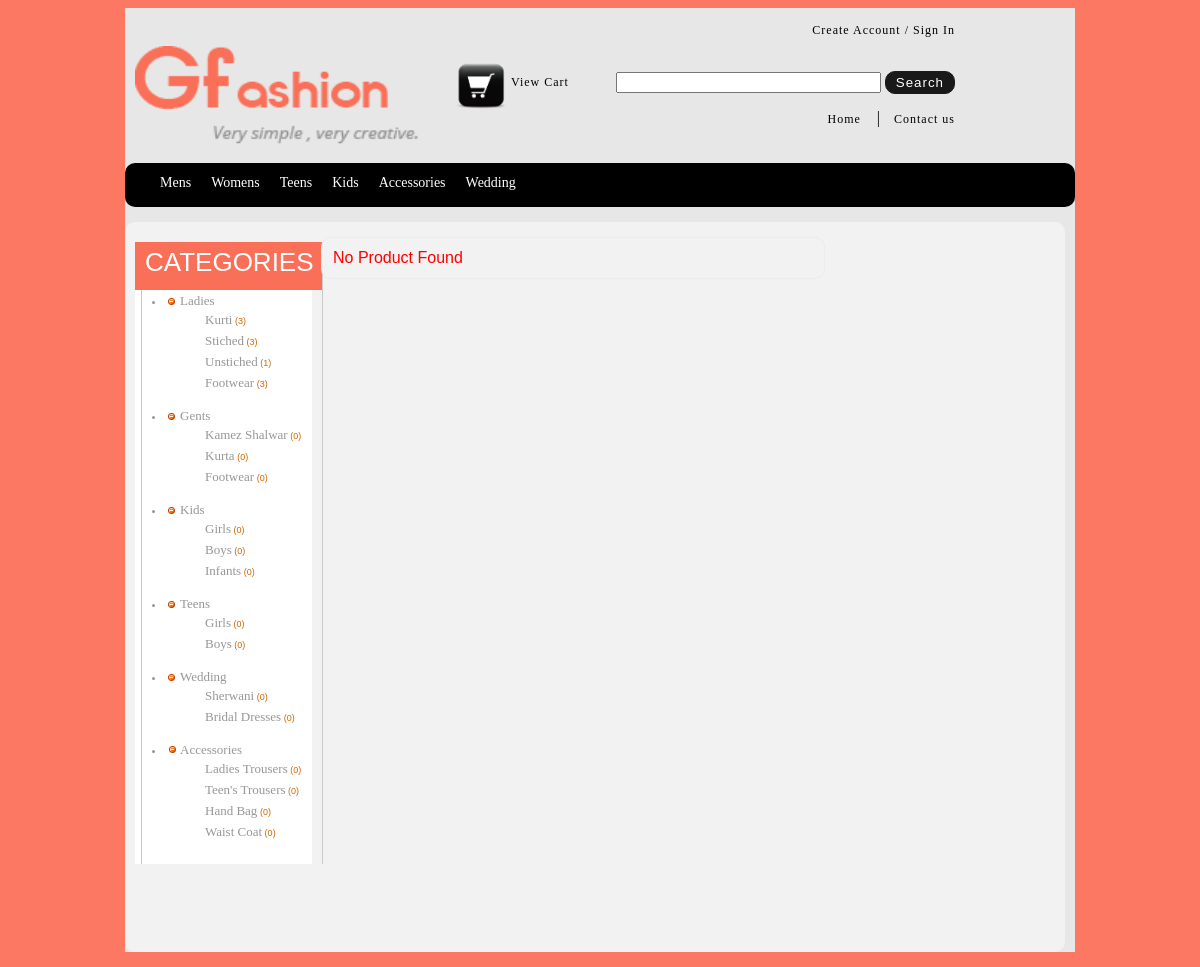
/bridal.php, run on the app's committed database.
### tables this page shows
CREATE TABLE IF NOT EXISTS `product_categories` (
  `id` int(11) NOT NULL AUTO_INCREMENT,
  `name` varchar(250) NOT NULL,
  `locked` enum('no','yes') NOT NULL DEFAULT 'no',
  PRIMARY KEY (`id`)
);

CREATE TABLE IF NOT EXISTS `product_subcategories` (
  `id` int(11) NOT NULL AUTO_INCREMENT,
  `categoryid` int(11) NOT NULL,
  `name` varchar(80) NOT NULL,
  PRIMARY KEY (`id`)
);

### includes/classes/auth.php (called while the page is built, shortened)
<?php
	class auth{
		function get_id(){
			return $_SESSION['uid'];
		}
	}
	$a=new auth($db);
?>

### includes/classes/products.php (called while the page is built, shortened)
<?php
	class Products{
		private $db;
		function __construct($db){
			$this->db=$db;
		}
		function get_category_list(){
			$result=$this->db->query("select * from product_categories ");
			return $result;
		}
		function get_sub_cat_by_cat_id($id){
			$result=$this->db->query("select * from product_subcategories where categoryid='$id' ");
			return $result;
		}
	}
	$pro=new Products($db);
?>

### includes/classes/db.php (called while the page is built, shortened)
<?php
	class Database{
		function query($query){
			$result=mysql_query($query);
			if(!$result){
				echo $this->err_msg = '<div style="border:dashed 1px #ff0000; background:#ffffcc; padding:10px; margin:5px; color:#ff0000">'.mysql_error().'<br><br>'.$query.'</div>';
				return false;
			}else{
				return $result;
			}
		}
		function fetch_array($result){
			return mysql_fetch_array($result);
		}
		function num_rows($result){
			return mysql_num_rows($result);
		}
	}
?>

### includes/classes/categories.php (called while the page is built, shortened)
<?php
	class product_categories{
		private $db;
		function __construct($db){
			$this->db=$db;
		}
		function get_product_count($sub_cat_id){
			$result=$this->db->query("select count(*) as total from products where sub_cat_id=$sub_cat_id");
			$row=$this->db->fetch_array($result);
			return $row['total'];
		}
	}
	$c=new product_categories($db);
?>

### includes/classes/paging.php (called while the page is built, shortened)
<?php
	class Paging{
		private $total_records;
		function __construct($db,$query,$current_page=1,$results_per_page=15){
			$this->query=$query;
			$this->db=$db;
			$this->results_per_page=$results_per_page;
			$result=$this->db->query($this->query);
			$this->total_records=$this->db->num_rows($result);
		}
		function get_total_records(){
			return $this->total_records;
		}
	}
?>

### includes/left.php (the view, shortened to what this page needs)
<div class="left_section">
    <div class="cat_Leftheading">CATEGORIES</div>
	<div class="left_cat_bg">
        <ul id="gray" class="treeview-famfamfam">
			<?php
                $cat_result=$pro->get_category_list();
                while($cat_row = mysql_fetch_array($cat_result)){
            ?>
            <li class="cat_list_head">
                <span><a href="products.php?cat_id=<?php echo $cat_row['id']?>"><?php echo $cat_row['name']?></a></span>
                <ul>
					<?php
                      $cat_id = $cat_row['id'];
                      $subcat_result = $pro->get_sub_cat_by_cat_id($cat_id);
                      while($subcat_row = mysql_fetch_array($subcat_result)){
                    ?>
                    <li ><span><a href="products.php?sub_cat_id=<?php echo $subcat_row['id']?>"><?php echo ucfirst($subcat_row['name'])?></a> <span style="color:#C60">(<?php echo $c->get_product_count($subcat_row['id'])?>)</span></span></li>
                    <?php
                      }
                    ?>
                </ul>
            </li>
			<?php
                }
            ?>
        </ul>
 	</div>
</div><?php

### bridal.php (shortened to what this page needs)
<?php
	include("includes/classes/db.php");
	include("includes/classes/auth.php");
	include("includes/classes/cart.php");
	include("includes/classes/products.php");
	include("includes/classes/members.php");
	include("includes/classes/paging.php");
	include("includes/classes/categories.php");
?>
<!DOCTYPE html PUBLIC "-//W3C//DTD XHTML 1.0 Transitional//EN" "http://www.w3.org/TR/xhtml1/DTD/xhtml1-transitional.dtd">
<html xmlns="http://www.w3.org/1999/xhtml">
<head>
	<?php require("includes/common-header.php")?>
</head>
<body style=" background-color: #FC7862;">
    <div id="outer-wrapper" >
    	<?php require("includes/header.php")?>
   		<?php require("includes/navi.php")?>
        <div id="content" >
		<div id="leftcontainer" >
                <?php include("includes/left.php");?>
            </div>
            <div id="centercontainer" >
                   	<?php
						$query="select * from products where sub_cat_id='175' ".$where;
						$results_per_page=9;
						$page=intval($_REQUEST['page']);
						if($page<1) $page=1;
						$pg=new Paging($db,$query,$page,$results_per_page);
					?>
                  <?php if($pg->get_total_records() >0) {?>
                  <div class="pagingBar" style="margin:10px;">
                    	<div style="float:left">
                        	Total Records <?php echo $pg->get_total_records() ?>
                        </div>
                        <div style="float:right">
						<?php $pg->render_pages() ?>
                        </div>
                        <br style="clear:both" />
                    </div>
                  <?php } else {?>
                  			<div style="font-family:Verdana, Geneva, sans-serif;font-size:16px;color:#F00;">No Product Found</div>
                  <?php } ?>
            </div>
    </div>
</body>
</html>

### includes/common-header.php (shortened to what this page needs)
<link href="css/styles.css" type="text/css" rel="stylesheet" />
<link href="css/general.css" rel="stylesheet" type="text/css" />
<link rel="stylesheet" type="text/css" href="css/wt-rotator.css"/>
<link rel="stylesheet" href="css/jquery.treeview.css" />

### includes/header.php (shortened to what this page needs)
<div id="header">
    <div class="header-right" >
        <?php if($a->get_id() <= 0) {?>
            <a href="logreg.php" >Create Account / Sign In</a>
        <?php } else{?>
        	<a href="myaccount.php">My Account<?php  ?></a>
            <a href="logout.php" >Logout</a>
        <?php }?>
       	<div style="float:left; margin-top:8px;padding:15px 0 0 0;width:300px">
        	<img src="images/logo.png"	 width="290" height="100"/>
        </div>
        <div id="view-text" >
            <div style="float:left;">
            	<a href="cart.php" style="padding-left:0px;"><img src="images/cart-icon.png" width="52" height="49" border="0" align="middle"/></a>
                <a href="cart.php" style="padding-left:0px;">View Cart</a>
            </div>
            <div style="float:right;padding-top:10px;">
                <form id="search-bar" action="products.php">
                    <input type="text" name="searchbar" size="30" />
                    <input type="submit"  value="Search"  border="0" style=" color:#FFFFFF;border-radius:10px; padding:3px 10px;letter-spacing:1px;background:#191919; border:1px solid #191919; " />
                </form>
        	</div>
			<div style="float:right;padding-top:15px;">
			   <a href="index.php">Home</a> &nbsp&nbsp |
			   <a href="contactus.php">Contact us</a>
			</div>
        </div>
    </div>
</div>

### includes/navi.php (shortened to what this page needs)
<div class="example">
    <ul id="nav">
         <li><a href="" >Mens</a>
</li>
 <li><a href="" >Womens</a>
</li>
         <li><a href="" >Teens</a>
</li>
 <li><a href="" >Kids</a>
</li>
  <li><a href="" >Accessories</a></li>
   <li><a href="" >Wedding </a></li>
     </ul>
</div>

### css/styles.css (style rules this page uses)
#outer-wrapper { margin:auto; width:950px; height:auto; background-color: #E7E7E7; }
#header { width:100%; height:auto; padding-top:5px; }
.header-right { width:830px;float:left; text-align:right; padding-top:10px; }
.header-right a { font:12px Verdena ;color:#000000; text-decoration:none; padding-left:10px; letter-spacing:1px; }
#view-text { width:500px; float:right;margin-top:8px;padding:15px 0 0 0; }
.example { width:950px; border-radius:10px;background:#000 !important; background: -moz-linear-gradient(top,#fe802a,#ff6801); background: -webkit-gradient(linear, left top, left bottom, from(#fe802a), to(#ff6801)); height:44px; margin-top:150px; }
#nav,#nav ul { font-family:verdana; list-style:none; margin:0; padding:0; position:relative; }
#nav { height:50px; left:0; overflow:hidden; top:0; }
#nav li { float:left; position:relative; z-index:10; }
#nav li a { background:url(../images/bg-menu.png) no-repeat center top; color:#fff; display:block; float:left; font-size:14px; height:51px; line-height:40px; padding:0 10px; position:relative; text-decoration:none; z-index:20; }
#nav li:first-child a { background:url(../images/bg-menu.png) no-repeat left top; padding-left:35px; }
#content { width:920px; min-height:700px; margin:15px 0px; padding:15px 10px; border-radius:10px; background:#F2F2F2 !important; background: -moz-linear-gradient(top,#fe802a,#ff6801); background: -webkit-gradient(linear, left top, left bottom, from(#fe802a), to(#ff6801)); }
#leftcontainer { padding:5px 0px; width:170px; float:left; height:auto; }
#leftcontainer ul { padding:0px 0px 10px 25px; }
#leftcontainer li { list-style:disc;color:#979797; }
#leftcontainer a { text-decoration:none; color: #979797; font:13px verdana; }
#centercontainer { margin:0px 16px; padding:11px;width:480px; float:left; height:auto; border-radius:10px; border:1px solid #EBEBEB;background-color:#F2F2F2; }
.left_section { float:left; width:187px; border-right:1px solid #cacaca; }
.cat_Leftheading { width:177px; height:43px; font-family:Arial, Helvetica, sans-serif; font-size:26px; color:#fff; background-color:#FA6F57; padding:5px 0 0 10px; }
.left_cat_bg { background:url(../images/catagoryleftitem_03.jpg) repeat-y; min-height:400px; width:172px; padding:0 0 0 5px; }
.left_cat_bg ul { padding:0px 0 0 15px; margin:0; list-style:none; font-family:Arial, Helvetica, sans-serif; font-size:12px; }
.left_cat_bg ul li.cat_list_head { font-family:Arial, Helvetica, sans-serif; font-size:11px; font-weight:bold; padding-bottom:2px; }
.left_cat_bg ul li.cat_list_head a { color:#91919 !important; text-decoration:none; }
.left_cat_bg ul li ul { padding:0; margin:0; list-style:none; }
.left_cat_bg ul li ul li { overflow:hidden; font-weight:normal; padding-bottom:2px; font-size:9px !important; }
.left_cat_bg ul li ul li a { text-decoration:none; color:#666666; }

### data on the page
product_categories: name "Ladies"
product_subcategories: name "Kurti", product_count "3"
product_subcategories: name "Stiched", product_count "3"
product_subcategories: name "Unstiched", product_count "1"
product_subcategories: name "Footwear", product_count "3"
product_categories: name "Gents"
product_subcategories: name "Kamez Shalwar", product_count "0"
product_subcategories: name "Kurta", product_count "0"
product_subcategories: name "Footwear", product_count "0"
product_categories: name "Kids"
product_subcategories: name "Girls", product_count "0"
product_subcategories: name "Boys", product_count "0"
product_subcategories: name "Infants", product_count "0"
product_categories: name "Teens"
product_subcategories: name "Girls", product_count "0"
product_subcategories: name "Boys", product_count "0"
product_categories: name "Wedding"
product_subcategories: name "Sherwani", product_count "0"
product_subcategories: name "Bridal Dresses", product_count "0"
product_categories: name "Accessories"
product_subcategories: name "Ladies Trousers", product_count "0"
product_subcategories: name "Teen's Trousers", product_count "0"
product_subcategories: name "Hand Bag", product_count "0"
product_subcategories: name "Waist Coat", product_count "0"
